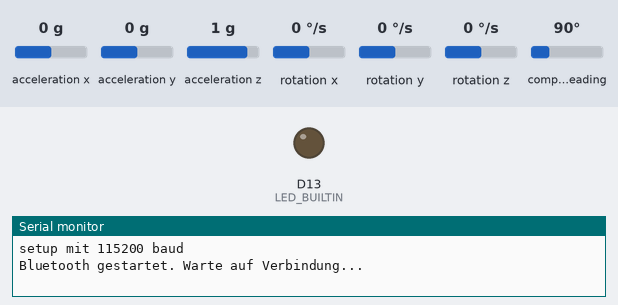
This sketch was run on a simulated Arduino Nano 33 BLE. Shown: output pins drawn as LEDs (lit = HIGH), the last lines printed to the serial monitor. Inputs (shaded band) come from the test bench; at power-on: acceleration x 0 g, acceleration y 0 g, acceleration z 1 g, rotation x 0 °/s, rotation y 0 °/s, rotation z 0 °/s, compass heading 90°. Nothing arrives over Bluetooth unless stated; a phone connects over Bluetooth LE 3 s after start.

Above: at 0.1 s.
At 3.1 s:
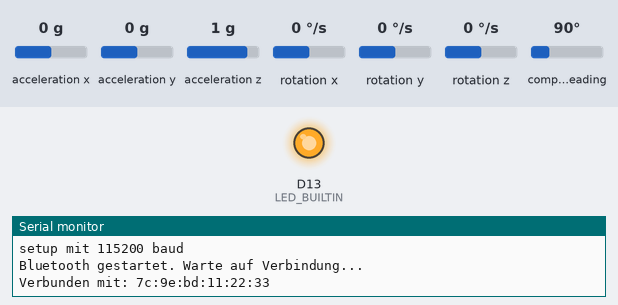
Timing chart, 0 to 4.6 s (numbered marks = the images above):
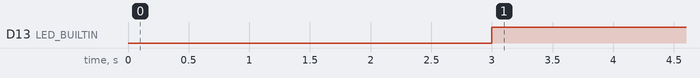

Measured:
- by itself, D13 (LED_BUILTIN): LOW → HIGH at 3.0 s

The sketch:

flugkurve.ino
```cpp
/*
    Ermittelt die Sensordaten von Gyroscope, Acceleration und Magnetometer
    Diese werden über Bluetooth in einem String bereitgestellt: ax, ay, az, gx, gy, gz, mx, my, mz
*/

#include <ArduinoBLE.h>
#include <Arduino_BMI270_BMM150.h>

// BLE Definitionen
BLEService              sensorService("1101");
BLEStringCharacteristic sensorData("2101", BLERead | BLENotify, 50);

//const float G_TO_MS2 = 9.80665f;
const float thresholda = 0.2;
const float thresholdg = 2;

//float ax_a, ay_a, az_a;
float ax, ay, az;
float mx, my, mz;
float gx, gy, gz;
float lastXa = 0, lastYa = 0, lastZa = 0;
float lastXg = 0, lastYg = 0, lastZg = 0;

void setup() {
  Serial.println("setup mit 115200 baud");
  Serial.begin(115200);

  pinMode(LED_BUILTIN, OUTPUT);

  if (!IMU.begin()) {
    Serial.println("Fehler: IMU nicht gefunden!");
    while (1);
  }

  if (!BLE.begin()) {
    Serial.println("Fehler: Bluetooth konnte nicht gestartet werden!");
    while (1);
  }

  // BLE Konfiguration
  BLE.setLocalName("Nano33_IMU");
  BLE.setAdvertisedService(sensorService);
  sensorService.addCharacteristic(sensorData);
  BLE.addService(sensorService);

  // Startet das Sichtbar-Sein
  BLE.advertise();
  Serial.println("Bluetooth gestartet. Warte auf Verbindung...");
}

void loop() {
  BLEDevice central = BLE.central();        // Überprüfe ständig auf eine Verbindung

  if (central) {
    digitalWrite(LED_BUILTIN, HIGH);        // LED an bei Verbindung
    Serial.println("Verbunden mit: " + central.address());

    while (central.connected()) {
      if (IMU.accelerationAvailable()) {
        IMU.readGyroscope     (gx, gy, gz);
        IMU.readMagneticField (mx, my, mz);
        IMU.readAcceleration  (ax, ay, az);
        //float ax = ax_a * G_TO_MS2;
        //float ay = ay_a * G_TO_MS2;
        //float az = az_a * G_TO_MS2;

        if (abs(ax - lastXa) > thresholda || abs(ay - lastYa) > thresholda || abs(az - lastZa) > thresholda ||
            abs(gx - lastXg) > thresholdg || abs(gy - lastYg) > thresholdg || abs(gz - lastZg) > thresholdg
            ) {
          String data = String(ax) + "," + String(ay) + "," + String(az) + "," +
                        String(gx) + "," + String(gy) + "," + String(gz) + "," +
                        String(mx) + "," + String(my) + "," + String(mz);   // Daten als CSV-String formatieren
          sensorData.writeValue(data);                                   // Per Bluetooth senden
          //Serial.println("Gesendet: " + data);
          lastXa = ax; lastYa = ay; lastZa = az;
          lastXg = gx; lastYg = gy; lastZg = gz;
        }
      }
      // Kurze Pause zur Entlastung des BLE-Stacks
      delay(20);
    }

    // Wenn die Verbindung getrennt wurde
    digitalWrite(LED_BUILTIN, LOW); // LED aus
    Serial.println("Verbindung getrennt.");

    // WICHTIG: Explizit wieder sichtbar werden
    BLE.advertise();
    Serial.println("Wieder im Advertising-Modus...");
  }
}
```
